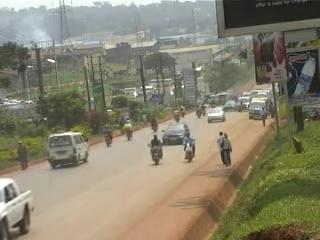
#> input picture traffic_monitoring_system/data/03_annotated_frames/10_png.rf.1d8962d3cb70376ad354e31360901ae7.jpg, 320 x 240 px, given in place of 1_png.rf.df7424c5c18a0aedc0eaf7227c0ee8ad.jpg, which was not available
$ jupyter execute traffic_monitorin_system.ipynb   (text cells are left out)
#> lines starting #> are read from the running program, lines starting #| are printed output that depends on the picture; pictures that were not available may be replaced by others from this repository, and a replacement may not be noted
[cell 1]
import cv2
import numpy as np
import pandas as pd
import matplotlib.pyplot as plt
from sklearn.model_selection import train_test_split
from sklearn.neighbors import KNeighborsClassifier
from sklearn.svm import SVC
from sklearn.tree import DecisionTreeClassifier
from sklearn.ensemble import RandomForestClassifier, VotingClassifier
from sklearn.metrics import confusion_matrix, roc_auc_score, precision_score, recall_score, f1_score
import os

import warnings
warnings.filterwarnings("ignore")

[cell 2]
def load_annotations(annotation_path):
    annotations = pd.read_csv(annotation_path)
#> (reads traffic_monitoring_system/data/03_annotated_frames/annotations.csv from the repository)
    return annotations

annotations_path = r'D:\PRSN\Computer_Vision_Cwks\traffic_monitoring_system\data\03_annotated_frames\annotations.csv'  # Replace with actual path

annotations = load_annotations(annotations_path)

[cell 3]
annotations.info()

[cell 4]
annotations.head(10)

[cell 5]
class_counts = annotations['class'].value_counts()

plt.figure(figsize=(5, 5))
plt.pie(class_counts, labels=class_counts.index, autopct='%1.1f%%', startangle=140)
plt.title('Class Distribution')
plt.axis('equal')

plt.show()
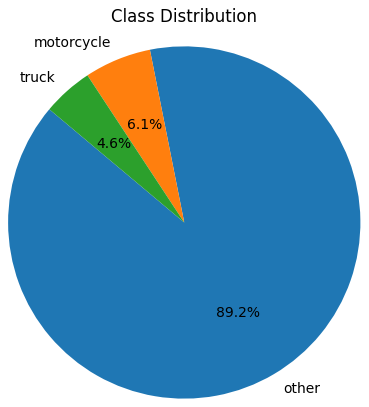
#> figure drawn by matplotlib, 1 panel
#> in prepare_dataset, image is the input picture: shape (240, 320, 3); mean B, G, R 109.9, 130.1, 135

[cell 6]
def extract_features(image, bbox):
#> called with bbox = (186, 150, 207, 180)
    x_min, y_min, x_max, y_max = bbox
    cropped_image = image[y_min:y_max, x_min:x_max]
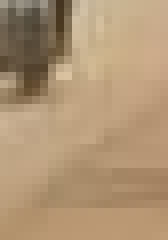
#> cropped_image: shape (30, 21, 3) (shown 8 times larger); mean B, G, R 116.2, 148.5, 175.5
    resized_image = cv2.resize(cropped_image, (64, 64))
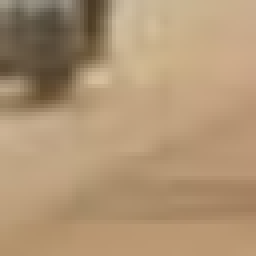
#> resized_image: shape (64, 64, 3) (shown 4 times larger); mean B, G, R 116.1, 148.3, 175.4
    gray_image = cv2.cvtColor(resized_image, cv2.COLOR_BGR2GRAY)
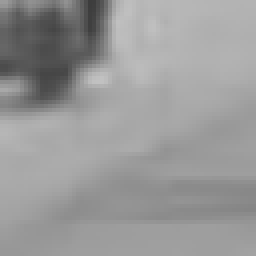
#> gray_image: shape (64, 64) (shown 4 times larger); min 61, max 193, mean 152.8

    # Extract histogram
    hist = cv2.calcHist([gray_image], [0], None, [256], [0, 256]).flatten()
#> hist = 256 values, max 210 at index 158, min 0 at index 0, mean 16

    # Extract edges using Canny
    edges = cv2.Canny(gray_image, 100, 200).flatten()
#> edges = 4096 values, max 255 at index 2, min 0 at index 0, mean 6.1

    # Combine features
    features = np.hstack((hist, edges))
#> features = 4352 values, max 255 at index 258, min 0 at index 0, mean 6.68
    return features

[cell 7]
def prepare_dataset(annotations, frame_dir):
    data = []
    labels = []

    for _, row in annotations.iterrows():
        filename = row['filename']
        img_path = os.path.join(frame_dir, filename)
        image = cv2.imread(img_path)
        if image is None:
            continue
        bbox = (row['xmin'], row['ymin'], row['xmax'], row['ymax'])
        features = extract_features(image, bbox)
        data.append(features)
        labels.append(row['class'])

    return np.array(data), np.array(labels)

frame_dir = r'D:\PRSN\Computer_Vision_Cwks\traffic_monitoring_system\data\03_annotated_frames'

data, labels = prepare_dataset(annotations, frame_dir)
